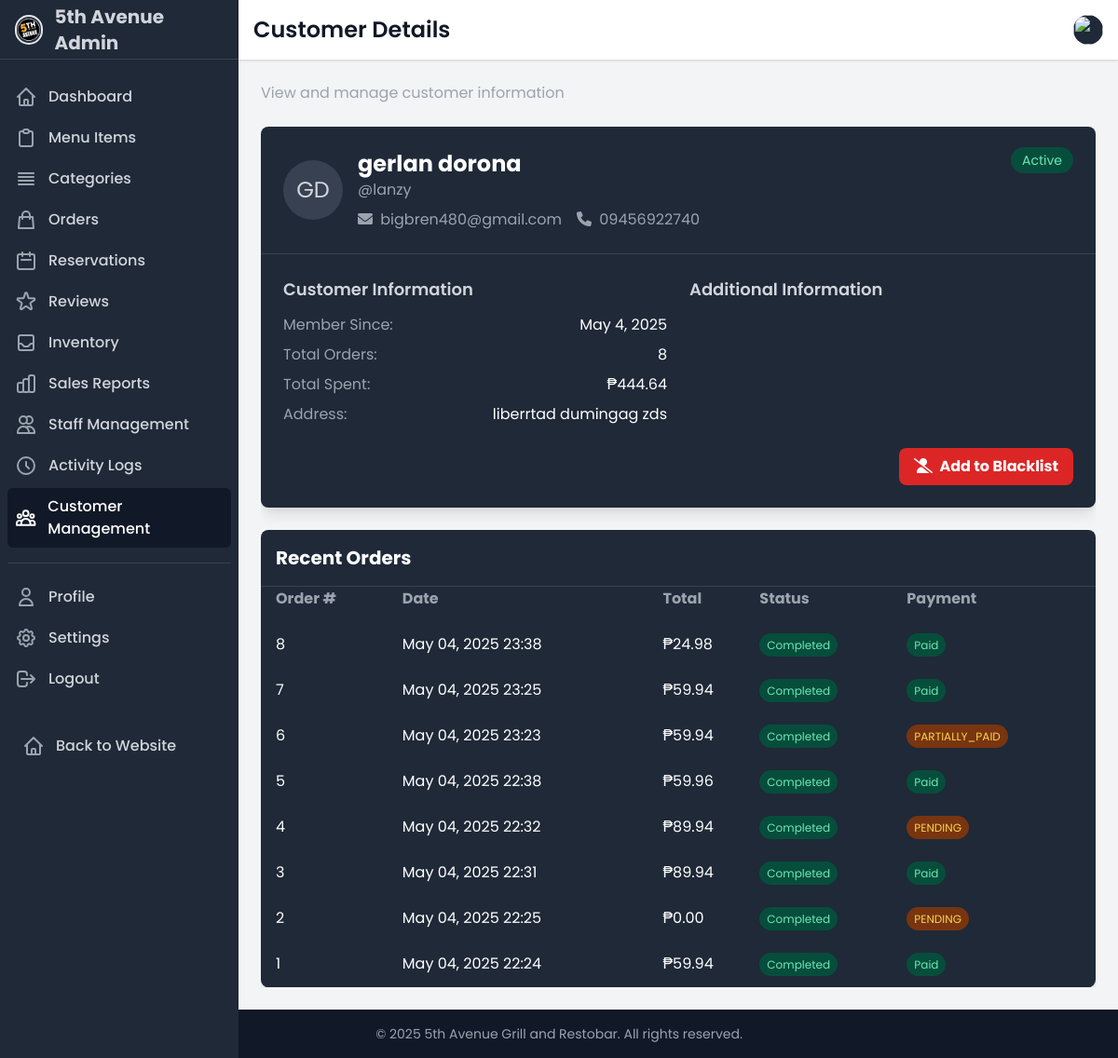
Screenshot of /dashboard/customers/4/ (signed in) with the database file from the repository.
### ecommerce/models.py (models this page shows, shortened)
class CustomerProfile(models.Model):
    user = models.OneToOneField(User, on_delete=models.CASCADE, related_name='customer_profile')
    profile_picture = models.ImageField(upload_to='customer_profiles/', blank=True, null=True)
    phone = models.CharField(max_length=20, blank=True)
    address = models.TextField(blank=True)
    city = models.CharField(max_length=100, blank=True)
    state = models.CharField(max_length=100, blank=True)
    zip_code = models.CharField(max_length=20, blank=True)
    birth_date = models.DateField(null=True, blank=True)
    favorite_food = models.CharField(max_length=100, blank=True)
    dietary_preferences = models.TextField(blank=True, help_text="Vegetarian, Vegan, Gluten-Free, etc.")
    allergies = models.TextField(blank=True)
    is_blacklisted = models.BooleanField(default=False, help_text="Whether this customer is blacklisted")
    blacklist_reason = models.TextField(blank=True, help_text="Reason for blacklisting this customer")
    blacklisted_at = models.DateTimeField(null=True, blank=True, help_text="When this customer was blacklisted")
    blacklisted_by = models.ForeignKey(User, on_delete=models.SET_NULL, null=True, blank=True, related_name='blacklisted_customers', help_text="Staff member who blacklisted this customer")
    created_at = models.DateTimeField(auto_now_add=True)
    updated_at = models.DateTimeField(auto_now=True)
    class Meta:
        verbose_name = 'Customer Profile'
        verbose_name_plural = 'Customer Profiles'
    @property
    def full_address(self):
        parts = [self.address]
        if self.city:
            parts.append(self.city)
        if self.state:
            parts.append(self.state)
        if self.zip_code:
            parts.append(self.zip_code)
        return ", ".join(filter(None, parts))

class Order(models.Model):
    STATUS_CHOICES = [
        ('PENDING', 'Pending'),
        ('PREPARING', 'Preparing'),
        ('READY', 'Ready for Pickup'),
        ('COMPLETED', 'Completed'),
        ('CANCELLED', 'Cancelled')
    ]
    CANCELLATION_REASON_CHOICES = [
        ('CUSTOMER_REQUEST', 'Customer Request'),
        ('PAYMENT_ISSUE', 'Payment Issue'),
        ('OUT_OF_STOCK', 'Items Out of Stock'),
        ('STORE_CLOSED', 'Store Closed'),
        ('DUPLICATE_ORDER', 'Duplicate Order'),
        ('OTHER', 'Other Reason')
    ]
    ORDER_TYPE_CHOICES = [
        ('DELIVERY', 'Delivery'),
        ('PICKUP', 'Pickup'),
        ('DINE_IN', 'Dine In'),
    ]
    PAYMENT_METHOD_CHOICES = [
        ('CASH', 'Cash'),
        ('CASH_ON_HAND', 'Cash on Hand'),
        ('CARD', 'Credit/Debit Card'),
        ('GCASH', 'GCash'),
        ('ONLINE', 'Other Online Payment'),
    ]
    PAYMENT_STATUS_CHOICES = [
        ('UNPAID', 'Unpaid'),
        ('PAID', 'Paid'),
        ('FAILED', 'Failed'),
        ('REFUNDED', 'Refunded'),
    ]
    user = models.ForeignKey(User, on_delete=models.CASCADE, related_name='orders')
    created_by = models.ForeignKey(User, on_delete=models.SET_NULL, related_name='created_orders', null=True, blank=True)
    customer_name = models.CharField(max_length=100, blank=True)
    customer_phone = models.CharField(max_length=20, blank=True)
    items = models.ManyToManyField(MenuItem, through='OrderItem')
    status = models.CharField(max_length=20, choices=STATUS_CHOICES, default='PENDING')
    order_type = models.CharField(max_length=20, choices=ORDER_TYPE_CHOICES, default='DELIVERY')
    payment_method = models.CharField(max_length=20, choices=PAYMENT_METHOD_CHOICES, default='CASH')
    payment_status = models.CharField(max_length=20, choices=PAYMENT_STATUS_CHOICES, default='UNPAID')
    total_amount = models.DecimalField(max_digits=10, decimal_places=2)
    tax_amount = models.DecimalField(max_digits=10, decimal_places=2, default=0)
    delivery_fee = models.DecimalField(max_digits=10, decimal_places=2, default=0)
    discount_amount = models.DecimalField(max_digits=10, decimal_places=2, default=0)
    delivery_address = models.TextField(blank=True, null=True)
    contact_number = models.CharField(max_length=20, blank=True, null=True)
    table_number = models.CharField(max_length=20, blank=True)
    number_of_guests = models.PositiveIntegerField(default=1)
    server_assigned = models.ForeignKey(User, on_delete=models.SET_NULL, related_name='served_orders', null=True, blank=True)
    estimated_dining_time = models.PositiveIntegerField(default=60, help_text='Estimated dining time in minutes')
    split_bill = models.BooleanField(default=False)
    split_type = models.CharField(max_length=20, choices=[('EQUAL', 'Equal Split'), ('CUSTOM', 'Custom Split')], default='EQUAL')
    split_ways = models.PositiveIntegerField(default=2)
    cash_on_hand = models.DecimalField(max_digits=10, decimal_places=2, default=0)
    change_amount = models.DecimalField(max_digits=10, decimal_places=2, default=0)
    estimated_preparation_time = models.PositiveIntegerField(default=30, help_text='Estimated preparation time in minutes')
    special_instructions = models.TextField(blank=True)
    created_at = models.DateTimeField(auto_now_add=True)
    updated_at = models.DateTimeField(auto_now=True)
    preparing_at = models.DateTimeField(null=True, blank=True)
    ready_at = models.DateTimeField(null=True, blank=True)
    completed_at = models.DateTimeField(null=True, blank=True)
    cancelled_at = models.DateTimeField(null=True, blank=True)
    cancellation_reason = models.CharField(max_length=50, choices=CANCELLATION_REASON_CHOICES, blank=True, null=True)
    cancellation_notes = models.TextField(blank=True, null=True)
    cancelled_by = models.ForeignKey(User, on_delete=models.SET_NULL, null=True, blank=True, related_name='cancelled_orders')
    reservation = models.ForeignKey('Reservation', on_delete=models.SET_NULL, null=True, blank=True, related_name='orders')
    class Meta:
        ordering = ['-created_at']

### ecommerce/customer_management.py (the view)
# urls.py: path('dashboard/customers/<int:user_id>/', customer_detail, name='customer_detail'),
@login_required
@permission_required('ecommerce.manage_customers', raise_exception=True)
def customer_detail(request, user_id):
    customer = get_object_or_404(User, id=user_id, is_staff=False, is_superuser=False)
    try:
        customer_profile = customer.customer_profile
    except CustomerProfile.DoesNotExist:
        customer_profile = CustomerProfile.objects.create(user=customer)
        messages.warning(request, f"Created a new profile for user {customer.username} as one didn't exist.")
    orders = Order.objects.filter(user=customer).order_by('-created_at')
    total_orders = orders.count()
    total_spent = orders.aggregate(Sum('total_amount'))['total_amount__sum'] or 0
    context = {
        'customer': customer,
        'customer_profile': customer_profile,
        'orders': orders[:10],  # Show only the 10 most recent orders
        'total_orders': total_orders,
        'total_spent': total_spent,
        'active_section': 'customers'
    }
    return render(request, 'accounts/customer_detail.html', context)

### ecommerce/context_processors.py (called while the page is built, shortened)
def cart_processor(request):
    return {
        'cart_count': get_cart_count(request)
    }

def cashier_notification_processor(request):
    if not request.user.is_authenticated or not hasattr(request.user, 'staff_profile') or request.user.staff_profile.role != 'CASHIER':
        return {}

def customer_notification_processor(request):
    notifications = []
    return {
        'customer_notifications': notifications,
        'customer_notification_count': len(notifications)
    }

### ecommerce/views.py (called while the page is built)
def get_cart_count(request):
    if request.user.is_authenticated:
        try:
            cart = Cart.objects.get(user=request.user)
            return sum(item.quantity for item in cart.cart_items.all())
        except Cart.DoesNotExist:
            return 0
    else:
        cart = request.session.get('cart', {})
        return sum(cart.values())

### templates/accounts/customer_detail.html (shortened to what this page needs)
{% extends 'accounts/dashboard_base.html' %}
{% load math_filters %}
{% block page_title %}Customer Details{% endblock page_title %}
{% block page_subtitle %}View and manage customer information{% endblock page_subtitle %}
{% block content %}
<div class="space-y-6">
    <div class="bg-gray-800 rounded-lg shadow-lg overflow-hidden">
        <div class="p-6 border-b border-gray-700">
            <div class="flex items-start justify-between">
                <div class="flex items-center">
                    <div class="w-16 h-16 rounded-full bg-gray-700 flex items-center justify-center text-gray-300 mr-4 text-2xl">
                        {{ customer.first_name|first|upper }}{{ customer.last_name|first|upper }}
                    </div>
                    <div>
                        <h2 class="text-2xl font-bold text-white">{{ customer.get_full_name }}</h2>
                        <div class="text-gray-400">@{{ customer.username }}</div>
                        <div class="mt-2 flex items-center">
                            <span class="text-gray-400 mr-4"><i class="fas fa-envelope mr-1"></i> {{ customer.email }}</span>
                            {% if customer_profile.phone %}
                            <span class="text-gray-400"><i class="fas fa-phone mr-1"></i> {{ customer_profile.phone }}</span>
                            {% endif %}
                        </div>
                    </div>
                </div>
                <div>
                    {% if customer_profile.is_blacklisted %}
                    <span class="bg-red-900 text-red-300 text-sm px-3 py-1 rounded-full">Blacklisted</span>
                    {% else %}
                    <span class="bg-green-900 text-green-300 text-sm px-3 py-1 rounded-full">Active</span>
                    {% endif %}
                </div>
            </div>
        </div>
        <div class="p-6">
            <div class="grid grid-cols-1 md:grid-cols-2 gap-6">
                <div>
                    <h3 class="text-lg font-semibold text-gray-300 mb-3">Customer Information</h3>
                    <div class="space-y-2">
                        <div class="flex justify-between">
                            <span class="text-gray-400">Member Since:</span>
                            <span class="text-white">{{ customer.date_joined|date:"F j, Y" }}</span>
                        </div>
                        <div class="flex justify-between">
                            <span class="text-gray-400">Total Orders:</span>
                            <span class="text-white">{{ total_orders }}</span>
                        </div>
                        <div class="flex justify-between">
                            <span class="text-gray-400">Total Spent:</span>
                            <span class="text-white">₱{{ total_spent|floatformat:2 }}</span>
                        </div>
                        {% if customer_profile.full_address %}
                        <div class="flex justify-between">
                            <span class="text-gray-400">Address:</span>
                            <span class="text-white">{{ customer_profile.full_address }}</span>
                        </div>
                        {% endif %}
                    </div>
                </div>
                <div>
                    <h3 class="text-lg font-semibold text-gray-300 mb-3">Additional Information</h3>
                </div>
            </div>
            <div class="mt-6 flex justify-end">
                {% if customer_profile.is_blacklisted %}
                <form method="post" action="{% url 'unblacklist_customer' customer.id %}">
                    {% csrf_token %}
                    <button type="submit" class="bg-green-600 hover:bg-green-700 text-white font-bold py-2 px-4 rounded-lg transition duration-300">
                        <i class="fas fa-user-check mr-1"></i> Remove from Blacklist
                    </button>
                </form>
                {% else %}
                <button type="button" onclick="openBlacklistModal()" class="bg-red-600 hover:bg-red-700 text-white font-bold py-2 px-4 rounded-lg transition duration-300">
                    <i class="fas fa-user-slash mr-1"></i> Add to Blacklist
                </button>
                {% endif %}
            </div>
        </div>
    </div>
    <div class="bg-gray-800 rounded-lg shadow-lg overflow-hidden">
        <div class="p-4 border-b border-gray-700">
            <h2 class="text-xl font-bold text-white">Recent Orders</h2>
        </div>
        <div class="overflow-x-auto">
            <table class="w-full">
                <thead>
                    <tr class="text-left text-gray-400 border-b border-gray-800">
                        <th class="pb-3 pl-4">Order #</th>
                        <th class="pb-3">Date</th>
                        <th class="pb-3">Total</th>
                        <th class="pb-3">Status</th>
                        <th class="pb-3">Payment</th>
                    </tr>
                </thead>
                <tbody>
                    {% for order in orders %}
                    <tr class="border-b border-gray-800">
                        <td class="py-3 pl-4">{{ order.id }}</td>
                        <td class="py-3">{{ order.created_at|date:"M d, Y H:i" }}</td>
                        <td class="py-3">₱{{ order.total_amount|floatformat:2 }}</td>
                        <td class="py-3">
                            {% if order.status == 'PENDING' %}
                            <span class="bg-yellow-900 text-yellow-300 text-xs px-2 py-1 rounded-full">Pending</span>
                            {% elif order.status == 'PREPARING' %}
                            <span class="bg-blue-900 text-blue-300 text-xs px-2 py-1 rounded-full">Preparing</span>
                            {% elif order.status == 'READY' %}
                            <span class="bg-purple-900 text-purple-300 text-xs px-2 py-1 rounded-full">Ready</span>
                            {% elif order.status == 'COMPLETED' %}
                            <span class="bg-green-900 text-green-300 text-xs px-2 py-1 rounded-full">Completed</span>
                            {% elif order.status == 'CANCELLED' %}
                            <span class="bg-red-900 text-red-300 text-xs px-2 py-1 rounded-full">Cancelled</span>
                            {% endif %}
                        </td>
                        <td class="py-3">
                            {% if order.payment_status == 'PAID' %}
                            <span class="bg-green-900 text-green-300 text-xs px-2 py-1 rounded-full">Paid</span>
                            {% else %}
                            <span class="bg-yellow-900 text-yellow-300 text-xs px-2 py-1 rounded-full">{{ order.payment_status }}</span>
                            {% endif %}
                        </td>
                    </tr>
                    {% empty %}
                    <tr>
                        <td colspan="5" class="py-4 text-center text-gray-500">No orders found</td>
                    </tr>
                    {% endfor %}
                </tbody>
            </table>
        </div>
    </div>
</div>
{% endblock content %}

### templates/accounts/dashboard_base.html (style rules this page uses)
:root { --food-gold: #FFB800; --food-red: #E63946; --food-black: #1A1A1A; --sidebar-width: 260px; }
body { font-family: 'Poppins', sans-serif; background-color: #121212; color: white; }

### rows the page displays
CustomerProfile: phone "09456922740", full_address "liberrtad dumingag zds"
Order: id "8", created_at "May 04, 2025 23:38", total_amount "24.98", status "Completed", payment_status "Paid"
Order: id "7", created_at "May 04, 2025 23:25", total_amount "59.94", status "Completed", payment_status "Paid"
Order: id "6", created_at "May 04, 2025 23:23", total_amount "59.94", status "Completed", payment_status "PARTIALLY_PAID"
Order: id "5", created_at "May 04, 2025 22:38", total_amount "59.96", status "Completed", payment_status "Paid"
Order: id "4", created_at "May 04, 2025 22:32", total_amount "89.94", status "Completed", payment_status "PENDING"
Order: id "3", created_at "May 04, 2025 22:31", total_amount "89.94", status "Completed", payment_status "Paid"
Order: id "2", created_at "May 04, 2025 22:25", total_amount "0.00", status "Completed", payment_status "PENDING"
Order: id "1", created_at "May 04, 2025 22:24", total_amount "59.94", status "Completed", payment_status "Paid"

### other values shown
{{ customer.first_name|first|upper }} "G"
{{ customer.last_name|first|upper }} "D"
{{ customer.get_full_name }} "gerlan dorona"
{{ customer.username }} "lanzy"
{{ customer.email }} "bigbren480@gmail.com"
{{ customer.date_joined|date:"F j, Y" }} "May 4, 2025"
{{ total_orders }} "8"
{{ total_spent|floatformat:2 }} "444.64"
